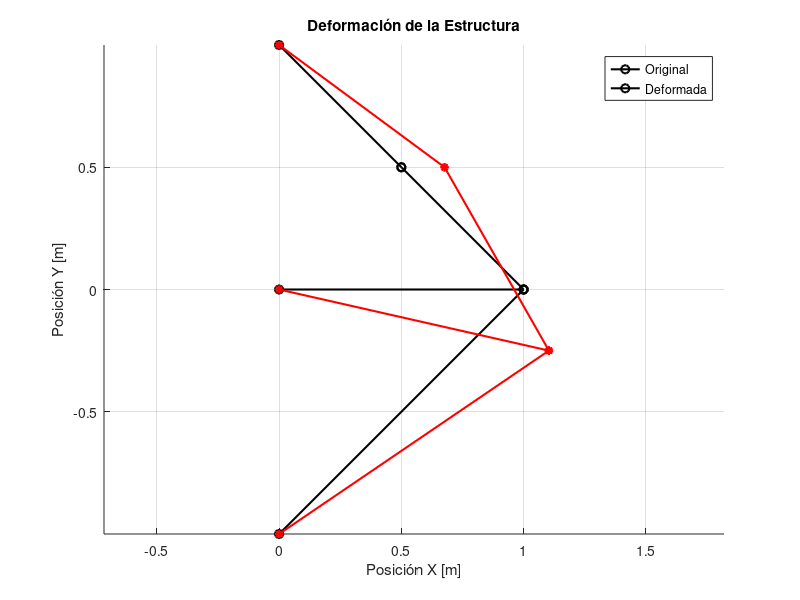

Reproduce this figure in MATLAB.
%% Clase 2 VA2 - Añadir nodos en una parte de la estructura
clear; clc; close all;

%% 1. Parámetros y Materiales
L = 1;              % Longitud característica de la estructura [m]
E = 1;              % Módulo de elasticidad del material [Pa]
A = 1;              % Área de la sección transversal de las barras [m^2]
P = 0.25;          % Carga externa aplicada [N]
gamma = -pi/4;       % Ángulo de aplicación de la carga [rad]

% Vector de fuerzas nodales globales
F = [0; 0; 0; 0; 0; 0; P*cos(gamma); P*sin(gamma); 0; 0];  % Fuerza aplicada en el nodo 4 (grados de libertad 7 y 8)

%% Geometría y Nodos
% Coordenadas de los nodos [X, Y]
n1 = [0, L];
n2 = [0, 0];
n3 = [0, -L];
n4 = [L, 0];
n5 = [L/2, L/2];  % Nodo adicional

c_nod = [n1; n2; n3; n4; n5];           % Matriz de coordenadas globales
conectividad_n = [1 5; 2 4; 3 4; 5 4];   % Definición de barras: [nodo_inicial, nodo_final]
n_elementos = size(conectividad_n, 1); % Número de elementos barra
gdlxnod = 2; % Grados de libertad por nodo (2D)
n_grados_libertad = gdlxnod * size(c_nod, 1); % Número de grados de libertad

%% 3. Matrices Elementales
% Matriz de rigidez local estándar para un elemento tipo barra (cercha 2D)
M_elemento = [ 1  0 -1  0;
               0  0  0  0;
              -1  0  1  0;
               0  0  0  0];

% Inicialización de matrices globales y variables de almacenamiento
K = zeros(n_grados_libertad);   % Matriz de rigidez global
T_matrices = cell(n_elementos, 1); % Para almacenar las matrices de rotación de cada barra
L_barras = zeros(n_elementos, 1);  % Para almacenar las longitudes de cada barra

%% 4. Ensamblaje de la Matriz de Rigidez Global
for i = 1:n_elementos
    na = conectividad_n(i, 1);
    nb = conectividad_n(i, 2);
    nodo_a = c_nod(na, :);
    nodo_b = c_nod(nb, :);
    
    % Longitud de la barra
    Lei = norm(nodo_b - nodo_a);
    L_barras(i) = Lei; 
    
    % Cosenos directores
    c = (nodo_b(1) - nodo_a(1)) / Lei;
    s = (nodo_b(2) - nodo_a(2)) / Lei;
    
    % Matriz de rotación nodal y elemental
    Re = [ c, s; 
          -s, c];
    Te = [Re, zeros(2); 
          zeros(2), Re];
    
    % Guardamos la matriz de rotación para usarla luego en las tensiones
    T_matrices{i} = Te;
    
    % Rigidez elemental en ejes locales y globales
    Ke_local = ((A * E) / Lei) * M_elemento;
    Ke_global = Te' * Ke_local * Te;
    
    % Grados de libertad globales de la barra actual
    gdl_i = [2*na-1, 2*na, 2*nb-1, 2*nb];
    
    % Ensamblaje en la matriz global
    K(gdl_i, gdl_i) = K(gdl_i, gdl_i) + Ke_global;
end

disp(K);

%% 5. Resolución del Sistema (desplazamientos)
gdl_libres = [7, 8, 9];  % Grados de libertad libres (nodos 4 y 5 pero fijando el nodo 5 en la dirección Y)
K_LL = K(gdl_libres, gdl_libres);

% ----- Verificación de si es un mecanismo -----
rank(K_LL); % rango de la matriz de rigidez global reducida
eigenvalues = eig(K_LL); % autovalores de la matriz de rigidez global reducida
det(K_LL); % determinante de la matriz de rigidez global reducida

% Cálculo de desplazamientos, vector de desplazamientos locales (F = K*u -> u = K\F)
u_l = K_LL \ F(gdl_libres);

% Reconstrucción del vector de desplazamientos global completo
u_global = zeros(n_grados_libertad, 1);
u_global(gdl_libres) = u_l;

% Cálculo de las nuevas coordenadas (deformadas)
c_nod_def = c_nod;
for i = 1:size(c_nod, 1)
    c_nod_def(i, :) = c_nod(i, :) + [u_global(2*i - 1), u_global(2*i)];
end

%% 6. Cálculo de tensiones en cada barra

tensiones_barras = zeros(n_elementos, 1);

for i = 1:n_elementos
    na = conectividad_n(i, 1);
    nb = conectividad_n(i, 2);
    gdl_i = [2*na-1, 2*na, 2*nb-1, 2*nb];
    
    % Extraemos desplazamientos globales de la barra y pasamos a locales
    u_barra_global = u_global(gdl_i);
    u_barra_local = T_matrices{i} * u_barra_global;
    
    % Desplazamientos axiales (locales) en los nodos A y B
    u1_local = u_barra_local(1); 
    u2_local = u_barra_local(3); 
    
    % Deformación y tensión (Ley de Hooke)
    deformacion = (u2_local - u1_local) / L_barras(i);
    tensiones_barras(i) = E * deformacion;
end

% Mostrar resultados por consola
disp('--- RESULTADOS ---');
disp('Desplazamientos del nodo 4 [ux, uy]:');
disp(u_l');
disp('Tensiones en cada barra (Positivo = Tracción, Negativo = Compresión):');
for i = 1:n_elementos
    fprintf('Barra %d: %8.4f Pa\n', i, tensiones_barras(i));
end

%% 7. Representación Gráfica
figure('Name', 'Estructura Original vs Deformada', 'Color', 'w');
hold on; grid on; axis equal;

% Dibujar estructura original (Negro)
for i = 1:n_elementos
    na = conectividad_n(i, 1);
    nb = conectividad_n(i, 2);
    plot([c_nod(na, 1), c_nod(nb, 1)], [c_nod(na, 2), c_nod(nb, 2)], 'k-o', 'LineWidth', 1.5);
end

% Dibujar estructura deformada (Rojo)
for i = 1:n_elementos
    na = conectividad_n(i, 1);
    nb = conectividad_n(i, 2);
    plot([c_nod_def(na, 1), c_nod_def(nb, 1)], [c_nod_def(na, 2), c_nod_def(nb, 2)], 'r-*', 'LineWidth', 1.5);
end

title('Deformación de la Estructura');
xlabel('Posición X [m]');
ylabel('Posición Y [m]');
legend('Original', 'Deformada', 'Location', 'best');
hold off;
